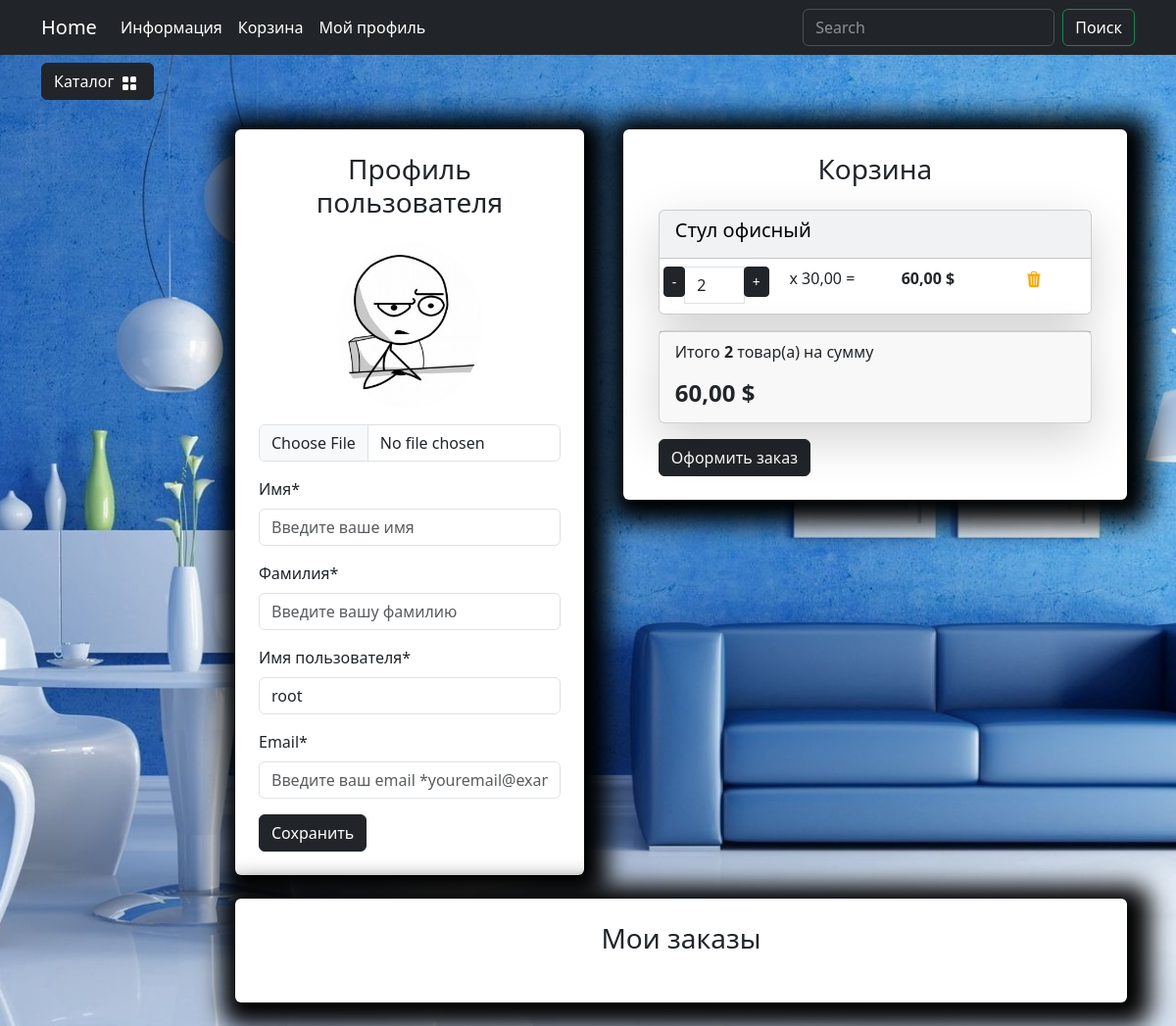
/user/profile/ (signed in), run on an earlier commit of the app's database.
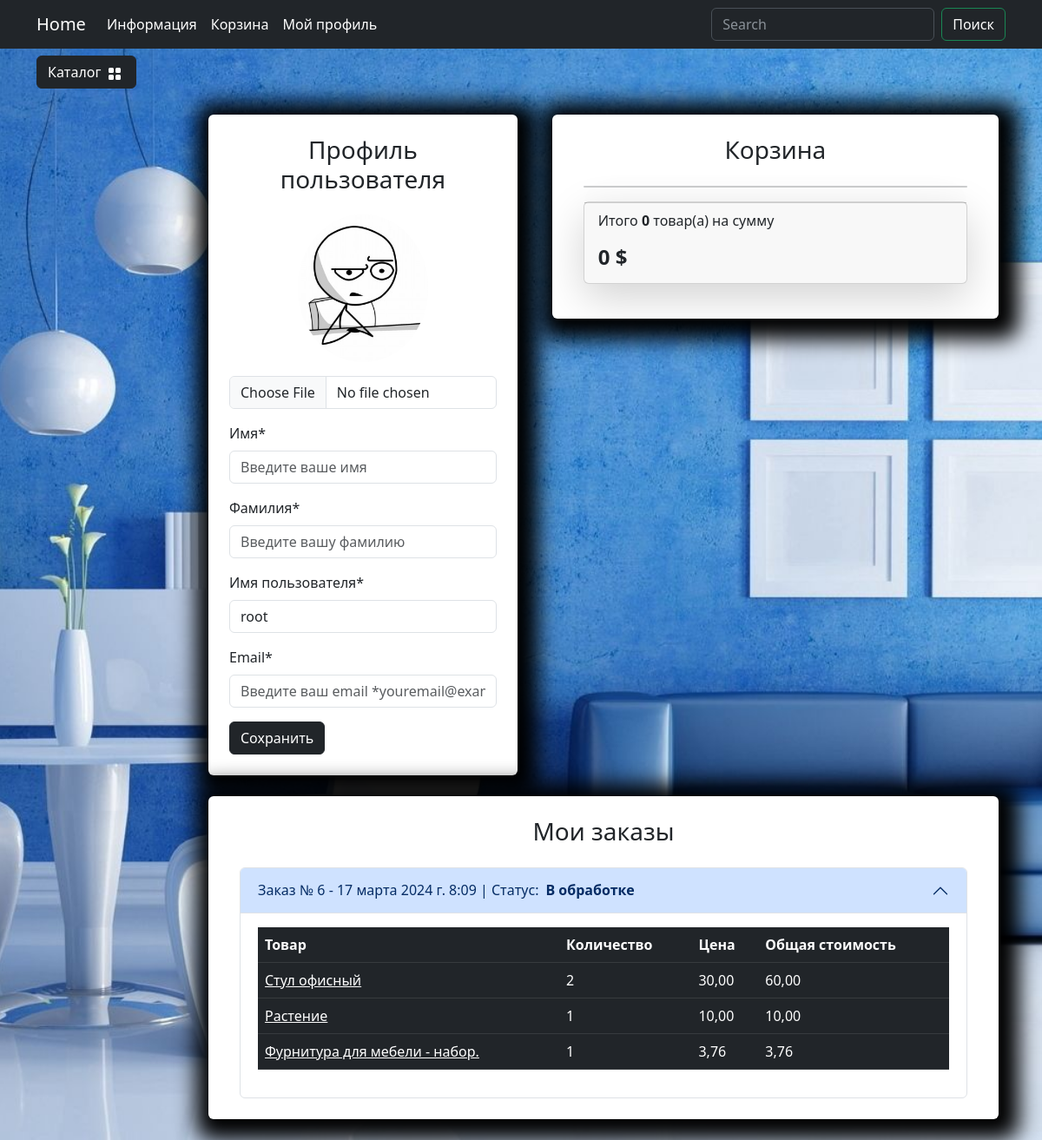
And on a later commit of the database.
### carts/models.py (models this page shows, shortened)
class Cart(models.Model):
    user = models.ForeignKey(to=User, on_delete=models.CASCADE, blank=True, null=True, verbose_name='Пользователь')
    product = models.ForeignKey(to=Products, on_delete=models.CASCADE, verbose_name='Товар')
    quantity = models.PositiveSmallIntegerField(default=0, verbose_name='Количество')
    session_key = models.CharField(max_length=32, blank=True, null=True)
    created_timestamp = models.DateTimeField (auto_now_add=True, verbose_name='Дата обновления')
    class Meta:
        db_table = 'cart'
        verbose_name = "Корзина"
        verbose_name_plural = "Корзина"
    objects = CartQueryset().as_manager()
    def products_price(self):
        return round(self.product.sell_price() * self.quantity, 2)

### goods/models.py (models this page shows, shortened)
class Products(models.Model):
    name = models.CharField(max_length=150, unique=True, verbose_name='Название')
    slug = models.SlugField(max_length=200, unique=True, blank=True, null=True, verbose_name='URL')
    description = models.TextField(blank=True, null=True, verbose_name='Описание')
    image = models.ImageField(upload_to='goods_images', blank=True, null=True, verbose_name='Изображение')
    price = models.DecimalField(default=0.00, max_digits=7, decimal_places=2, verbose_name='Цена')
    discount = models.DecimalField(default=0.00, max_digits=4, decimal_places=2, verbose_name='Скидка в %')
    quantity = models.PositiveIntegerField(default=0, verbose_name='Количество')
    category = models.ForeignKey(to=Categories, on_delete=models.CASCADE, verbose_name='Категория')
    class Meta:
        db_table = 'product'
        verbose_name = 'Продукт'
        verbose_name_plural = 'Продукты'
        ordering = ('id',)
    def sell_price(self):
        if self.discount:
            return round(self.price - self.price*self.discount/100, 2)
        return self.price

### orders/models.py (models this page shows, shortened)
class Order(models.Model):
    user = models.ForeignKey(to=User, on_delete=models.SET_DEFAULT, blank=True, null=True, verbose_name="Пользователь",
                             default=None)
    created_timestamp = models.DateTimeField(auto_now_add=True, verbose_name="Дата создания заказа")
    phone_number = models.CharField(max_length=20, verbose_name="Номер телефона")
    requires_delivery = models.BooleanField(default=False, verbose_name="Требуется доставка")
    delivery_address = models.TextField(null=True, blank=True, verbose_name="Адрес доставки")
    payment_on_get = models.BooleanField(default=False, verbose_name="Оплата при получении")
    is_paid = models.BooleanField(default=False, verbose_name="Оплачено")
    status = models.CharField(max_length=50, default='В обработке', verbose_name="Статус заказа")
    class Meta:
        db_table = "order"
        verbose_name = "Заказ"
        verbose_name_plural = "Заказы"

class OrderItem(models.Model):
    order = models.ForeignKey(to=Order, on_delete=models.CASCADE, verbose_name="Заказ")
    product = models.ForeignKey(to=Products, on_delete=models.SET_DEFAULT, null=True, verbose_name="Продукт",
                                default=None)
    name = models.CharField(max_length=150, verbose_name="Название")
    price = models.DecimalField(max_digits=7, decimal_places=2, verbose_name="Цена")
    quantity = models.PositiveIntegerField(default=0, verbose_name="Количество")
    created_timestamp = models.DateTimeField(auto_now_add=True, verbose_name="Дата продажи")
    class Meta:
        db_table = "order_item"
        verbose_name = "Проданный товар"
        verbose_name_plural = "Проданные товары"
    objects = OrderitemQueryset.as_manager()
    def products_price(self):
        return round(self.product.sell_price() * self.quantity, 2)

### users/views.py (the view)
# urls.py: path('profile/', views.profile, name='profile'),
@login_required
def profile(request):
    if request.method == 'POST':
        form = ProfileForm(data=request.POST, instance=request.user, files=request.FILES)
        if form.is_valid():
            form.save()
            messages.success(request, "Профайл успешно обновлен")
            return HttpResponseRedirect(reverse('user:profile'))
    else:
        form = ProfileForm(instance=request.user)
    orders = Order.objects.filter(user=request.user).prefetch_related(
        Prefetch(
            "orderitem_set",
            queryset=OrderItem.objects.select_related("product"),
        )
    ).order_by("-id")
    context = {
        'title': 'Home - Кабинет',
        'form': form,
        'orders': orders,
    }
    return render(request, 'users/profile.html', context)

### users/forms.py
class ProfileForm(UserChangeForm):
    class Meta:
        model = User
        fields = (
            "image",
            "first_name",
            "last_name",
            "username",
            "email",
        )
    image = forms.ImageField(required=False)
    first_name = forms.CharField()
    last_name = forms.CharField()
    username = forms.CharField()
    email = forms.CharField()

### carts/models.py (called while the page is built)
    def total_price(self):
        return sum(cart.products_price() for cart in self)

    def total_quantity(self):
        if self:
            return sum(cart.quantity for cart in self)
        return 0

### carts/templatetags/carts_tags.py (called while the page is built)
@register.simple_tag()
def user_carts(request):
    return get_user_carts(request)

### carts/utils.py (called while the page is built)
def get_user_carts(request):
    if request.user.is_authenticated:
        return Cart.objects.filter(user=request.user).select_related('product')
    if not request.session.session_key:
        request.session.create()
    return Cart.objects.filter(session_key=request.session.session_key).select_related('product')

### goods/templatetags/goods_tags.py (called while the page is built)
@register.simple_tag()
def tag_categories():
    return Categories.objects.all()

### users/templates/users/profile.html (shortened to what the changed rows need)
{% extends "base.html" %}
{% load static %}
{% load carts_tags %}
{% block content %}
<div class="row">
    <div class="container mt-5">
        <div class="row">
            {% user_carts request as carts %}
            <div class="col-md-7">
                <div class=" bg-white p-4 mb-4 mx-2 rounded custom-shadow">
                    <div class="container" id="cart-items-container">
                        {% include "carts/includes/included_cart.html" %}
                    </div>
                </div>
            </div>
            <div class="col-md-12">
                <div class=" bg-white p-4 mb-4 mx-2 rounded custom-shadow">
                    <div class="container">
                        <div class="accordion" id="accordionExample">
                            {% for order in orders %}
                            <div class="accordion-item">
                                <h2 class="accordion-header" id="heading{{ order.id }}">
                                    <button class="accordion-button {% if order != orders.0 %}collapsed{% endif %}" type="button" data-bs-toggle="collapse" data-bs-target="#collapse{{ order.id }}" aria-expanded="false" aria-controls="collapse{{ order.id }}">
                                        Заказ № {{ order.id }} - {{ order.created_timestamp }} | Статус: <strong class="mx-2">{{ order.status }}</strong>
                                    </button>
                                </h2>
                                <div id="collapse{{ order.id }}" class="accordion-collapse collapse {% if order == orders.0 %}show{% endif %}" aria-labelledby="heading{{ order.id }}" data-bs-parent="#accordionExample">
                                    <div class="accordion-body">
                                        <table class="table table-dark table-hover">
                                            <thead>
                                                <tr>
                                                    <th>Товар</th>
                                                    <th>Количество</th>
                                                    <th>Цена</th>
                                                    <th>Общая стоимость</th>
                                                </tr>
                                            </thead>
                                            <tbody>
                                                {% for item in order.orderitem_set.all %}
                                                <tr>
                                                    <td><a class="text-white" href="{% url 'goods:product' item.product.slug %}">{{ item.product.name }}</a></td>
                                                    <td>{{ item.quantity }}</td>
                                                    <td>{{ item.price }}</td>
                                                    <td>{{ item.products_price }}</td>
                                                </tr>
                                                {% endfor %}
                                            </tbody>
                                        </table>
                                    </div>
                                </div>
                            </div>
                            {% endfor %}
                        </div>
                    </div>
                </div>
            </div>
        </div>
    </div>
</div>
{% endblock  %}

### carts/templates/carts/includes/included_cart.html (shortened to what this page needs)
{% load static %}
<div class="card mb-3 text-bg-light shadow-lg">
    {% for cart in carts %}
        <div class="card-header">
            <h5 class="card-title">{{ cart.product.name }}</h5>
        </div>
        <ul class="list-group list-group-flush">
            <li class="list-group-item">
                <div class="row text-center">
                    <div class="col p-0">
                        <div class="input-group">
                            <span class="input-group-btn">
                                <button type="button" class="btn btn-dark btn-sm decrement"
                                    data-cart-id="{{ cart.id }}"
                                    data-cart-change-url="{% url 'cart:cart_change' %}">
                                    -</button>
                            </span>
                            <input type="text" class="form-control number" value="{{ cart.quantity }}"
                                readonly>
                            <span class="input-group-btn">
                                <button type="button" class="btn btn-dark btn-sm increment"
                                    data-cart-id="{{ cart.id }}"
                                    data-cart-change-url="{% url 'cart:cart_change' %}">
                                    +</button>
                            </span>
                        </div>
                    </div>
                    <div class="col p-0">
                        <p>x {{ cart.product.sell_price }} = </p>
                    </div>
                    <div class="col p-0"><strong> {{cart.products_price}} $</strong></div>
                    <div class="col p-0">
                        <a href="{% url 'cart:cart_remove' %}" class="remove-from-cart"
                        data-cart-id="{{ cart.id }}">
                            <img class="mx-1" src="{% static "deps/icons/trash3-fill.svg" %}"
                                alt="Catalog Icon" width="16" height="16">
                        </a>
                    </div>
                </div>
            </li>
        </ul>
    {% endfor %}
</div>
<div class="card mb-3 shadow-lg">
    <div class="card-footer">
        <p class="float-left">Итого <strong>{{ carts.total_quantity }}</strong> товар(а) на сумму</p>
        <h4 class="float-left"><strong>{{ carts.total_price }} $</strong></h4>
    </div>
</div>
{% if carts and not orders%}
<a class="btn btn-dark" href="{% url 'orders:create_order' %}">
    Оформить заказ
</a>
{% endif %}

What changed in the data, as far as the page shows it:
removed Cart: product.name "Стул офисный", quantity "2", product.sell_price "30,00", products_price "60,00", total_quantity "2", total_price "60,00"
added Order: id "6", created_timestamp "17 марта 2024 г. 8:09", status "В обработке"
added OrderItem: product.name "Стул офисный", quantity "2", price "30,00", products_price "60,00"
added OrderItem: product.name "Растение", quantity "1", price "10,00", products_price "10,00"
added OrderItem: product.name "Фурнитура для мебели - набор.", quantity "1", price "3,76", products_price "3,76"
Also different on the page:
{{ carts.total_quantity }}: (not shown) → "0"
{{ carts.total_price }}: (not shown) → "0"
text no longer shown: "Оформить заказ"
